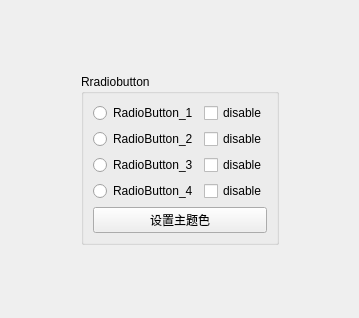
<?xml version="1.0" encoding="UTF-8"?>
<ui version="4.0">
 <class>Widget</class>
 <widget class="QWidget" name="Widget">
  <property name="geometry">
   <rect>
    <x>0</x>
    <y>0</y>
    <width>359</width>
    <height>318</height>
   </rect>
  </property>
  <property name="windowTitle">
   <string>Widget</string>
  </property>
  <layout class="QGridLayout" name="gridLayout">
   <item row="0" column="1">
    <spacer name="verticalSpacer_2">
     <property name="orientation">
      <enum>Qt::Orientation::Vertical</enum>
     </property>
     <property name="sizeHint" stdset="0">
      <size>
       <width>20</width>
       <height>133</height>
      </size>
     </property>
    </spacer>
   </item>
   <item row="1" column="0">
    <spacer name="horizontalSpacer">
     <property name="orientation">
      <enum>Qt::Orientation::Horizontal</enum>
     </property>
     <property name="sizeHint" stdset="0">
      <size>
       <width>125</width>
       <height>20</height>
      </size>
     </property>
    </spacer>
   </item>
   <item row="1" column="1">
    <widget class="QGroupBox" name="groupBox">
     <property name="title">
      <string>Rradiobutton</string>
     </property>
     <layout class="QFormLayout" name="formLayout">
      <item row="0" column="0">
       <widget class="RadioButton" name="radioButton">
        <property name="text">
         <string>RadioButton_1</string>
        </property>
       </widget>
      </item>
      <item row="1" column="0">
       <widget class="RadioButton" name="radioButton_2">
        <property name="text">
         <string>RadioButton_2</string>
        </property>
       </widget>
      </item>
      <item row="2" column="0">
       <widget class="RadioButton" name="radioButton_3">
        <property name="text">
         <string>RadioButton_3</string>
        </property>
       </widget>
      </item>
      <item row="3" column="0">
       <widget class="RadioButton" name="radioButton_4">
        <property name="text">
         <string>RadioButton_4</string>
        </property>
       </widget>
      </item>
      <item row="0" column="1">
       <widget class="QCheckBox" name="checkBox">
        <property name="text">
         <string>disable</string>
        </property>
       </widget>
      </item>
      <item row="1" column="1">
       <widget class="QCheckBox" name="checkBox_2">
        <property name="text">
         <string>disable</string>
        </property>
       </widget>
      </item>
      <item row="2" column="1">
       <widget class="QCheckBox" name="checkBox_3">
        <property name="text">
         <string>disable</string>
        </property>
       </widget>
      </item>
      <item row="3" column="1">
       <widget class="QCheckBox" name="checkBox_4">
        <property name="text">
         <string>disable</string>
        </property>
       </widget>
      </item>
      <item row="4" column="0" colspan="2">
       <widget class="QPushButton" name="pushButton">
        <property name="text">
         <string>设置主题色</string>
        </property>
       </widget>
      </item>
     </layout>
    </widget>
   </item>
   <item row="1" column="2">
    <spacer name="horizontalSpacer_2">
     <property name="orientation">
      <enum>Qt::Orientation::Horizontal</enum>
     </property>
     <property name="sizeHint" stdset="0">
      <size>
       <width>124</width>
       <height>20</height>
      </size>
     </property>
    </spacer>
   </item>
   <item row="2" column="1">
    <spacer name="verticalSpacer">
     <property name="orientation">
      <enum>Qt::Orientation::Vertical</enum>
     </property>
     <property name="sizeHint" stdset="0">
      <size>
       <width>20</width>
       <height>132</height>
      </size>
     </property>
    </spacer>
   </item>
  </layout>
 </widget>
 <customwidgets>
  <customwidget>
   <class>RadioButton</class>
   <extends>QRadioButton</extends>
   <header>RadioButton/radiobutton.h</header>
  </customwidget>
 </customwidgets>
 <resources/>
 <connections/>
</ui>
